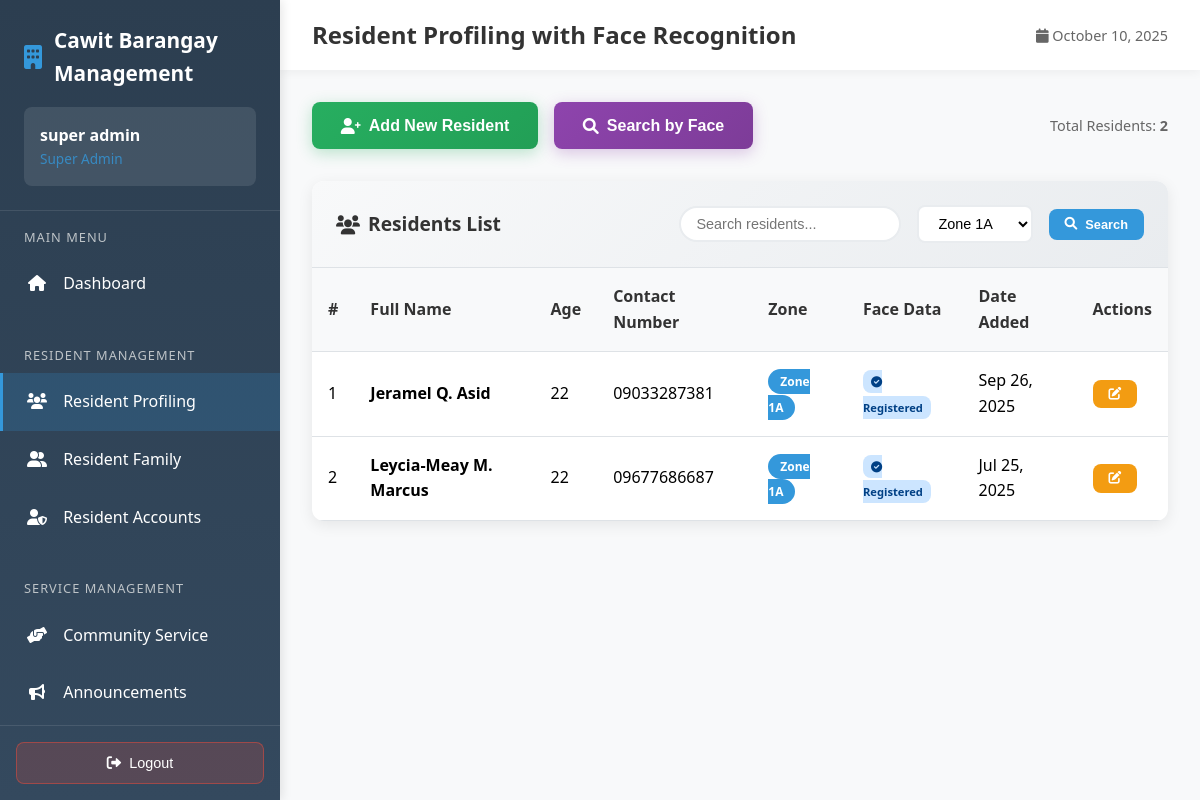
The page /employee/admin/resident-profiling.php?zone=Zone 1A (signed in) on the database its author committed.
### tables this page shows
CREATE TABLE `residents` (
  `id` int(11) NOT NULL,
  `first_name` varchar(100) NOT NULL,
  `middle_initial` varchar(1) DEFAULT NULL,
  `last_name` varchar(100) NOT NULL,
  `full_name` varchar(255) DEFAULT NULL,
  `suffix` varchar(50) DEFAULT NULL,
  `age` int(11) NOT NULL,
  `contact_number` varchar(20) NOT NULL,
  `zone` enum('Zone 1A','Zone 1B','Zone 2A','Zone 2B','Zone 3A','Zone 3B','Zone 4A','Zone 4B','Zone 5A','Zone 5B','Zone 6A','Zone 6B','Zone 7A','Zone 7B') NOT NULL DEFAULT 'Zone 1A',
  `email` varchar(100) DEFAULT NULL,
  `created_at` timestamp NOT NULL DEFAULT current_timestamp(),
  `updated_at` timestamp NOT NULL DEFAULT current_timestamp() ON UPDATE current_timestamp(),
  `photo_path` varchar(255) DEFAULT NULL,
  `face_descriptor` text DEFAULT NULL,
  `face_embedding` text DEFAULT NULL,
  `face_photo` longtext DEFAULT NULL,
  `liveness_verified` tinyint(1) DEFAULT 0,
  `total_volunteer_hours` decimal(6,1) DEFAULT 0.0,
  `total_volunteer_events` int(11) DEFAULT 0,
  `last_volunteer_date` date DEFAULT NULL,
  `volunteer_status` enum('inactive','active','outstanding') DEFAULT 'inactive',
  `status` varchar(20) NOT NULL DEFAULT 'active'
);

### employee/admin/resident-profiling.php (the view, shortened to what this page needs)
<?php
require_once '../../config.php';
$search = isset($_GET['search']) ? mysqli_real_escape_string($connection, $_GET['search']) : '';
$zone_filter = isset($_GET['zone']) ? mysqli_real_escape_string($connection, $_GET['zone']) : '';
$page = isset($_GET['page']) ? intval($_GET['page']) : 1;
$records_per_page = 10;
$offset = ($page - 1) * $records_per_page;
$where_conditions = [];
if (!empty($zone_filter)) {
    $where_conditions[] = "zone = '$zone_filter'";
}
$where_clause = !empty($where_conditions) ? 'WHERE ' . implode(' AND ', $where_conditions) : '';
$count_query = "SELECT COUNT(*) as total FROM residents $where_clause";
$count_result = mysqli_query($connection, $count_query);
$total_records = mysqli_fetch_assoc($count_result)['total'];
$residents_query = "SELECT * FROM residents $where_clause ORDER BY created_at DESC LIMIT $records_per_page OFFSET $offset";
$residents_result = mysqli_query($connection, $residents_query);
$row_number = $offset + 1;
?>
<!DOCTYPE html>
<html lang="en">
<head>
    <link href="https://cdnjs.cloudflare.com/ajax/libs/font-awesome/6.0.0/css/all.min.css" rel="stylesheet">
</head>
<body>
    <nav class="sidebar" id="sidebar">
        <div class="sidebar-header">
            <div class="sidebar-brand">
                <i class="fas fa-building"></i>
                Cawit Barangay Management
            </div>
            <div class="user-info">
                <div class="user-name"><?php echo $_SESSION['full_name']; ?></div>
                <div class="user-role">Super Admin</div>
            </div>
        </div>
        <div class="sidebar-nav">
            <div class="nav-section">
                <div class="nav-section-title">Main Menu</div>
                <a href="dashboard.php" class="nav-item">
                    <i class="fas fa-home"></i>
                    Dashboard
                </a>
            </div>
            <div class="nav-section">
                <div class="nav-section-title">Resident Management</div>
                <a href="resident-profiling.php" class="nav-item active">
                    <i class="fas fa-users"></i>
                    Resident Profiling
                </a>
                <a href="resident_family.php" class="nav-item">
                    <i class="fas fa-user-friends"></i>
                    Resident Family
                </a>
                <a href="resident_account.php" class="nav-item">
					<i class="fas fa-user-shield"></i>
					Resident Accounts
				</a>
            </div>
            <div class="nav-section">
                <div class="nav-section-title">Service Management</div>
                <a href="community_service.php" class="nav-item">
                    <i class="fas fa-hands-helping"></i>
                    Community Service
                </a>
                <a href="announcements.php" class="nav-item">
                    <i class="fas fa-bullhorn"></i>
                    Announcements
                </a>
                <a href="complaints.php" class="nav-item">
                </a>
            </div>
        </div>
        <div class="logout-section">
            <form action="../logout.php" method="POST" id="logoutForm" style="width: 100%;">
                <button type="button" class="logout-btn" onclick="handleLogout()">
                    <i class="fas fa-sign-out-alt"></i>
                    Logout
                </button>
            </form>
        </div>
    </nav>
    <div class="main-content">
        <div class="top-bar">
            <h1 class="page-title">Resident Profiling with Face Recognition</h1>
            <div style="display: flex; align-items: center; gap: 1rem;">
                <span style="color: #666; font-size: 0.9rem;">
                    <i class="fas fa-calendar"></i> <?php echo date('F j, Y'); ?>
                </span>
            </div>
        </div>
        <div class="content-area">
            <div class="action-buttons">
                <div style="display: flex; gap: 1rem; flex-wrap: wrap;">
                    <button class="btn btn-add-resident" onclick="showModal('createModal')">
                        <i class="fas fa-user-plus"></i> Add New Resident
                    </button>
                    <button class="btn btn-face-search" onclick="showModal('searchModal')">
                        <i class="fas fa-search"></i> Search by Face
                    </button>
                </div>
                <div style="color: #666; font-size: 0.9rem;">
                    Total Residents: <strong><?php echo $total_records; ?></strong>
                </div>
            </div>
            <div class="table-card">
                <div class="table-header">
                    <div class="table-title">
                        <i class="fas fa-users"></i>
                        Residents List
                    </div>
                    <div class="search-filters">
                        <form method="GET" style="margin-left: auto; display:flex; gap:1rem; align-items:center;">
                            <input type="text" name="search" placeholder="Search residents..."
                                   class="search-input" value="<?php echo htmlspecialchars($search); ?>">
                            <select name="zone" class="filter-select">
                                <?php
                                $zones = [];
                                for ($i = 1; $i <= 7; $i++) {
                                    $zones[] = "Zone {$i}A";
                                    $zones[] = "Zone {$i}B";
                                }
                                foreach ($zones as $z) {
                                    $sel = ($zone_filter === $z) ? 'selected' : '';
                                    echo "<option value=\"{$z}\" {$sel}>{$z}</option>";
                                }
                                ?>
                            </select>
                            <button type="submit" class="btn btn-primary btn-sm">
                                <i class="fas fa-search"></i> Search
                            </button>
                        </form>
                    </div>
                </div>
                <div class="table-responsive">
                    <table class="table">
                        <thead>
                            <tr>
                                <th>#</th>
                                <th>Full Name</th>
                                <th>Age</th>
                                <th>Contact Number</th>
                                <th>Zone</th>
                                <th>Face Data</th>
                                <th>Date Added</th>
                                <th>Actions</th>
                            </tr>
                        </thead>
                        <tbody>
                            <?php if (mysqli_num_rows($residents_result) > 0): ?>
                                <?php while ($resident = mysqli_fetch_assoc($residents_result)): ?>
                                    <tr>
                                        <td><?php echo $row_number++; ?></td>
                                        <td>
                                            <strong><?php echo htmlspecialchars($resident['full_name']); ?></strong>
                                        </td>
                                        <td><?php echo $resident['age']; ?></td>
                                        <td><?php echo htmlspecialchars($resident['contact_number']); ?></td>
                                        <td>
                                            <span class="status-badge zone-badge">
                                                <?php echo htmlspecialchars($resident['zone']); ?>
                                            </span>
                                        </td>
                                        <td>
                                            <?php if ($resident['face_descriptor']): ?>
                                                <span class="face-badge face-registered">
                                                    <i class="fas fa-check-circle"></i> Registered
                                                </span>
                                            <?php else: ?>
                                                <span class="face-badge">
                                                    <i class="fas fa-times-circle"></i> Not Set
                                                </span>
                                            <?php endif; ?>
                                        </td>
                                        <td><?php echo date('M j, Y', strtotime($resident['created_at'])); ?></td>
                                        <td>
                                            <button class="btn btn-warning btn-sm" onclick="editResident(<?php echo htmlspecialchars(json_encode($resident)); ?>)">
                                                <i class="fas fa-edit"></i>
                                            </button>
                                        </td>
                                    </tr>
                                <?php endwhile; ?>
                            <?php endif; ?>
                        </tbody>
                    </table>
                </div>
            </div>
        </div>
    </div>
</body>
</html>

### rows shown on the page
residents: full_name "Jeramel Q. Asid", age "22", contact_number "09033287381", zone "Zone 1A", shows "Registered", created_at "Sep 26, 2025"
residents: full_name "Leycia-Meay M. Marcus", age "22", contact_number "09677686687", zone "Zone 1A", shows "Registered", created_at "Jul 25, 2025"

### other values the page prints
$_SESSION['full_name'] "super admin"
$total_records "2"
form field zone "Zone 1A"
